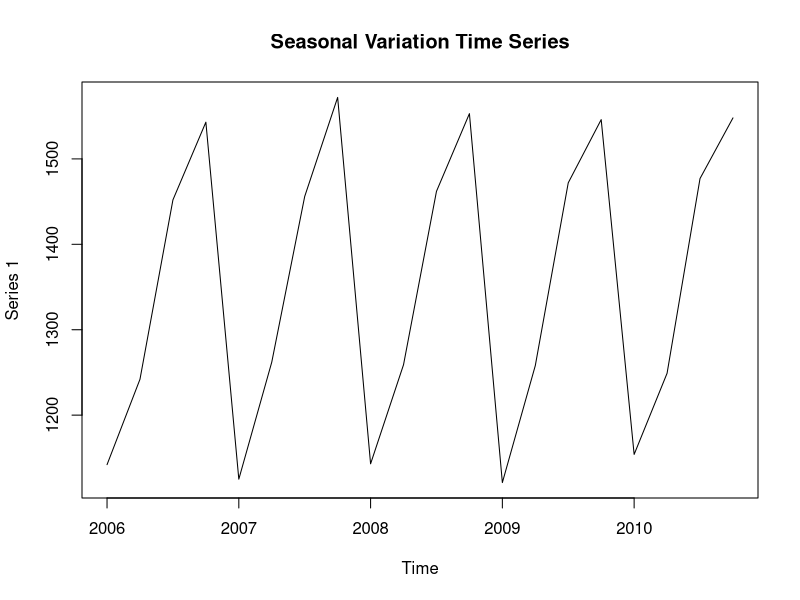

This chart was generated by the following R code:
##########################################################################################################################################

#(주의) ->  순차적으로 코드를 실행하는 것을 권함!

#에러 발생 시 github Time_Series_Analysis/R_Time_Series_Data_Analysis 경로에 issue를 남기면 확인

##########################################################################################################################################


### 시계열 데이터의 자료 형태.

## 계절변동 시계열.

.libPaths("C://Users//yjang//R")    # 저장 디렉토리 및 lib 경로 설정.

# 시계열 자료는 주기적 성격의 계절적 변동(Seasonal Variation, Seasonal Fluctuation)에 의한 요인에 영향을 받아,
# 주기적인 변화를 나타내는 경우의 시계열 형태.

# 시계열의 수식에서 f는 주기(frequency)이고, α,β는 미지의 모수로서, 자료에서 추정.

# 계절적 변동은 주기적 변화를 나타내는 1년의 월별 변동(Monthly Variation), 1달의 요일별 변동(Weekly Variation), 
# 1일의 시간별 변동(Timely Variation)등으로 세분화.

# 그리고 계절적 변동과 유사하게 주기가 1년 이상이며, 장기적인 시간의 흐름에 따라 주기적으로 변화하는 것은 순환변동(Cyclical Variation).

dd2<-matrix(c(1142,1242,1452, 1543,   1125, 1262, 1456, 1572,
              1143, 1259, 1462, 1553,  1121, 1258, 1472, 1546,
              1154, 1249, 1477, 1548))

dd2.ts = ts (data=dd2, start = c(2006,1), frequency = 4)

dd2.ts

plot(dd2.ts, main = "Seasonal Variation Time Series")

############################################################결과값(print)#################################################################

# > dd1=matrix(c(1342, 1442, 1252, 1343,  1425, 1362, 1456, 1272,
# +              1243, 1359, 1412, 1253,  1201, 1478, 1322, 1406,
# +              1254, 1289, 1497, 1208))

# > dd1.ts = ts(data = dd1, start = c(2006,1), frequency = 4)

# > dd1.ts
# Qtr1 Qtr2 Qtr3 Qtr4
# 2006 1342 1442 1252 1343
# 2007 1425 1362 1456 1272
# 2008 1243 1359 1412 1253
# 2009 1201 1478 1322 1406
# 2010 1254 1289 1497 1208

# > plot(dd1.ts, main = "Random Variation Time Series")

##########################################################################################################################################
